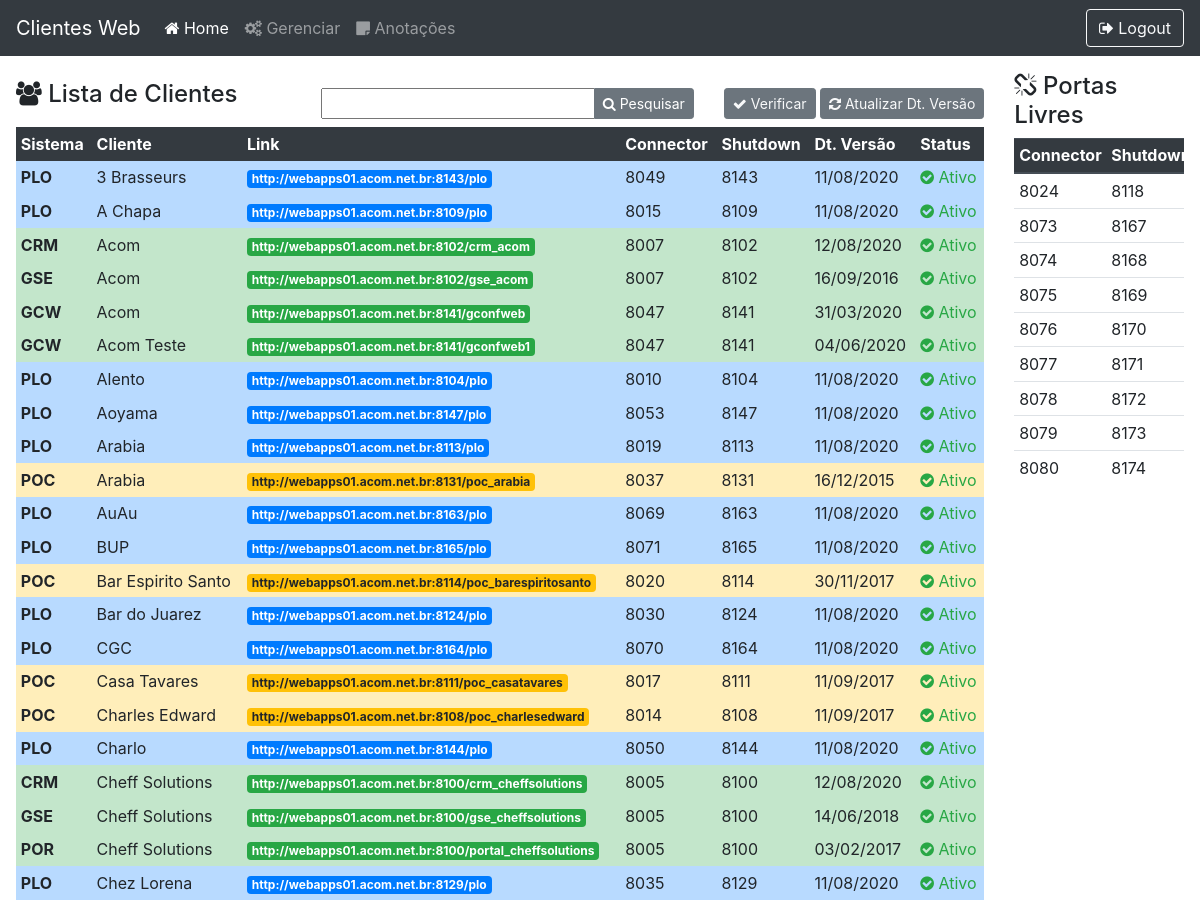
Page / (signed in, upper part) on the earlier database version.
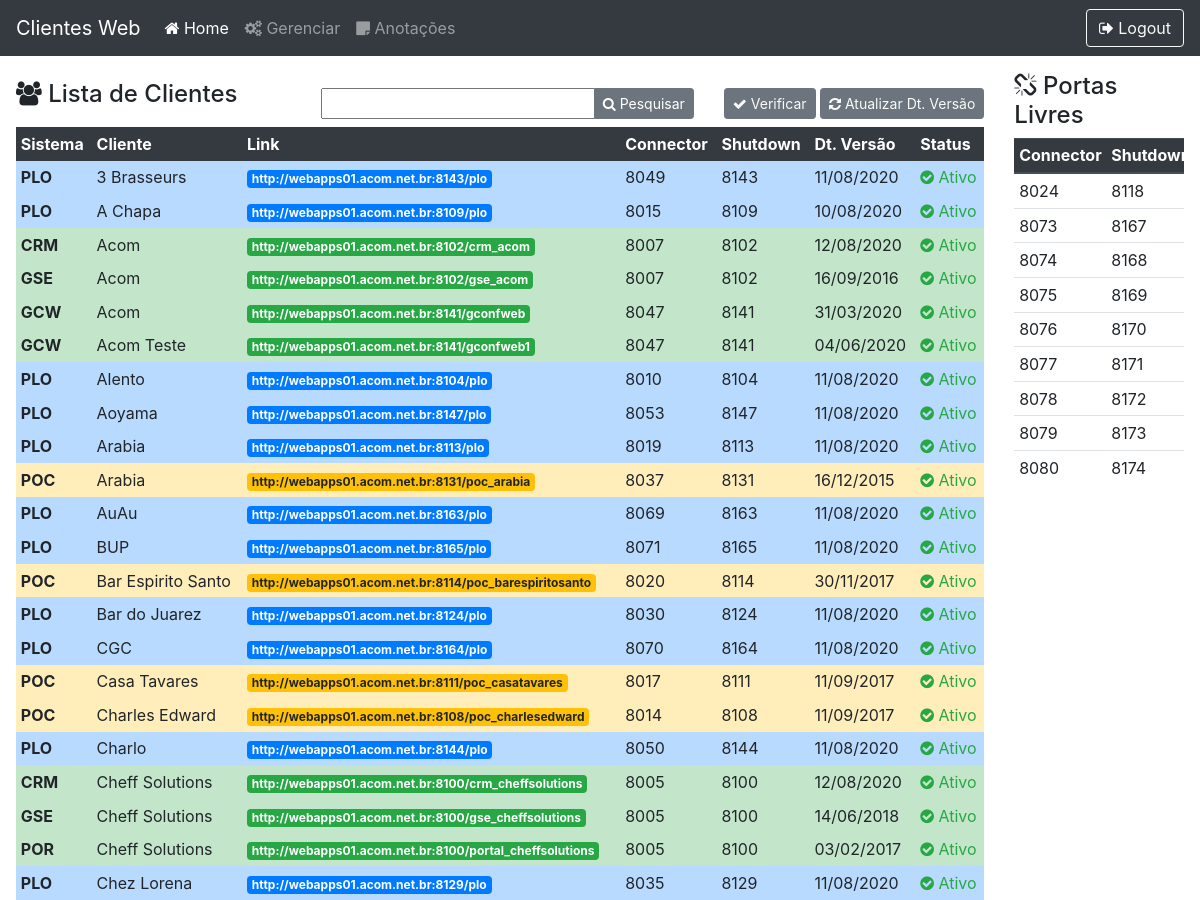
Same page on the later database version.
### core/models.py (models this page shows, shortened)
class Client(models.Model):
    STATUS = (
        ("1", "Ativo"),
        ("2", "Suspenso"),
        ("3", "Com Erro")
    )
    name = models.CharField('Name', max_length=100)
    link = models.CharField('Link', max_length=100)
    port = models.ForeignKey(Port, on_delete=models.CASCADE)
    system = models.ForeignKey(System, on_delete=models.CASCADE, default=1)
    version = models.DateField('Version')
    status = models.CharField('Status', choices=STATUS, max_length=1, default='1')

class System(models.Model):
    initials = models.CharField('Initials', max_length=3)
    name = models.CharField('Name', max_length=100)

class Port(models.Model):
    STATUS = (
        (1, "Livre"),
        (2, "Em Uso")
    )
    connector = models.IntegerField('Connector Port')
    shutdown = models.IntegerField('Shutdown Port')
    status = models.IntegerField('Status', choices=STATUS, default=1)

### core/views.py (the view)
# urls.py: path('', index, name='index'),
def index(request):
    if str(request.user) != 'AnonymousUser':
        context = {
            'clients': Client.objects.all().order_by('name'),
            'ports': Port.objects.filter(status=1).order_by('connector'),
            'form': SearchForm()
        }
        if str(request.method) == 'POST':
            context['form'] = SearchForm(request.POST)
            if context['form'].is_valid():
                search = context['form'].data['search']
                context['clients'] = Client.objects.filter(name__contains=search).order_by('name')
                return render(request, 'index.html', context)
            else:
                return render(request, 'index.html', context)
        else:
            return render(request, 'index.html', context)
    else:
        return loginUser(request)

### core/forms.py
class SearchForm(forms.Form):
    search = forms.CharField(max_length=300, required=False)

### core/templatetags/custom_filters.py (called while the page is built)
@register.filter(name='addclass')
def addclass(value, arg):
    return value.as_widget(attrs={'class': arg})

### core/templates/index.html (shortened to what the changed rows need)
{% load static %}
{% load custom_filters %}
<!DOCTYPE html>
<html lang="pt-br">
<head>
    <link rel="stylesheet" href="{% static 'css/style.css' %}">
    <link rel="stylesheet" href="https://cdnjs.cloudflare.com/ajax/libs/font-awesome/4.7.0/css/font-awesome.min.css">
    <link rel="stylesheet" href="https://stackpath.bootstrapcdn.com/bootstrap/4.5.0/css/bootstrap.min.css">
</head>
<body>
    <div class="container-fluid p-3">
        <div class="row">
            <div class="col-lg-10">
                <div class="table-responsive">
                    <table class="table table-sm table-hover table-borderless">
                        <thead class="thead-dark">
                            <tr>
                                <th scope="col">Sistema</th>
                                <th scope="col">Cliente</th>
                                <th scope="col">Link</th>
                                <th scope="col">Connector</th>
                                <th scope="col">Shutdown</th>
                                <th scope="col">Dt. Versão</th>
                                <th scope="col">Status</th>
                            </tr>
                        </thead>
                        <tbody>
                            {% for client in clients %}
                                    {% if client.system.id == 5 %}   <tr class="table-primary" ondblclick="editClient({{ client.id }});">
                                    {% elif client.system.id == 6 %} <tr class="table-warning" ondblclick="editClient({{ client.id }});">
                                    {% else %}                       <tr class="table-success" ondblclick="editClient({{ client.id }});">
                                    {% endif %}
                                <td scope="row"><b>{{ client.system.initials }}</b></td>
                                        <td>{{ client.name }}</td>
                                        {% if client.system.id == 5 %}   <td><a target="_blank" class="badge badge-primary" href="{{ client.link }}">{{ client.link }}</a></td>
                                        {% elif client.system.id == 6 %} <td><a target="_blank" class="badge badge-warning" href="{{ client.link }}">{{ client.link }}</a></td>
                                        {% else %}                       <td><a target="_blank" class="badge badge-success" href="{{ client.link }}">{{ client.link }}</a></td>
                                        {% endif %}
                                        <td>{{ client.port.connector }}</td>
                                        <td>{{ client.port.shutdown }}</td>
                                        <td>{{ client.version|date:"d/m/Y" }}</td>
                                        {% if client.status == '1' %}
                                            <td class="text-success"><i class="fa fa-check-circle"></i> {{ client.get_status_display }}</td>
                                        {% else %}
                                            <td class="text-danger"><i class="fa fa-close"></i> {{ client.get_status_display }}</td>
                                        {% endif %}
                                </tr>
                            {% endfor %}
                        </tbody>
                    </table>
                </div>
            </div>
            <div class="col-lg">
                <div class="table-responsive">
                    <table class="table table-sm table-hover">
                        <thead class="thead-dark">
                            <tr>
                                <th scope="col">Connector</th>
                                <th scope="col">Shutdown</th>
                            </tr>
                        </thead>
                    </table>
                </div>
            </div>
        </div>
    </div>
</body>
</html>

Differences in the rows shown:
changed Client "A Chapa": version "11/08/2020" → "10/08/2020"
